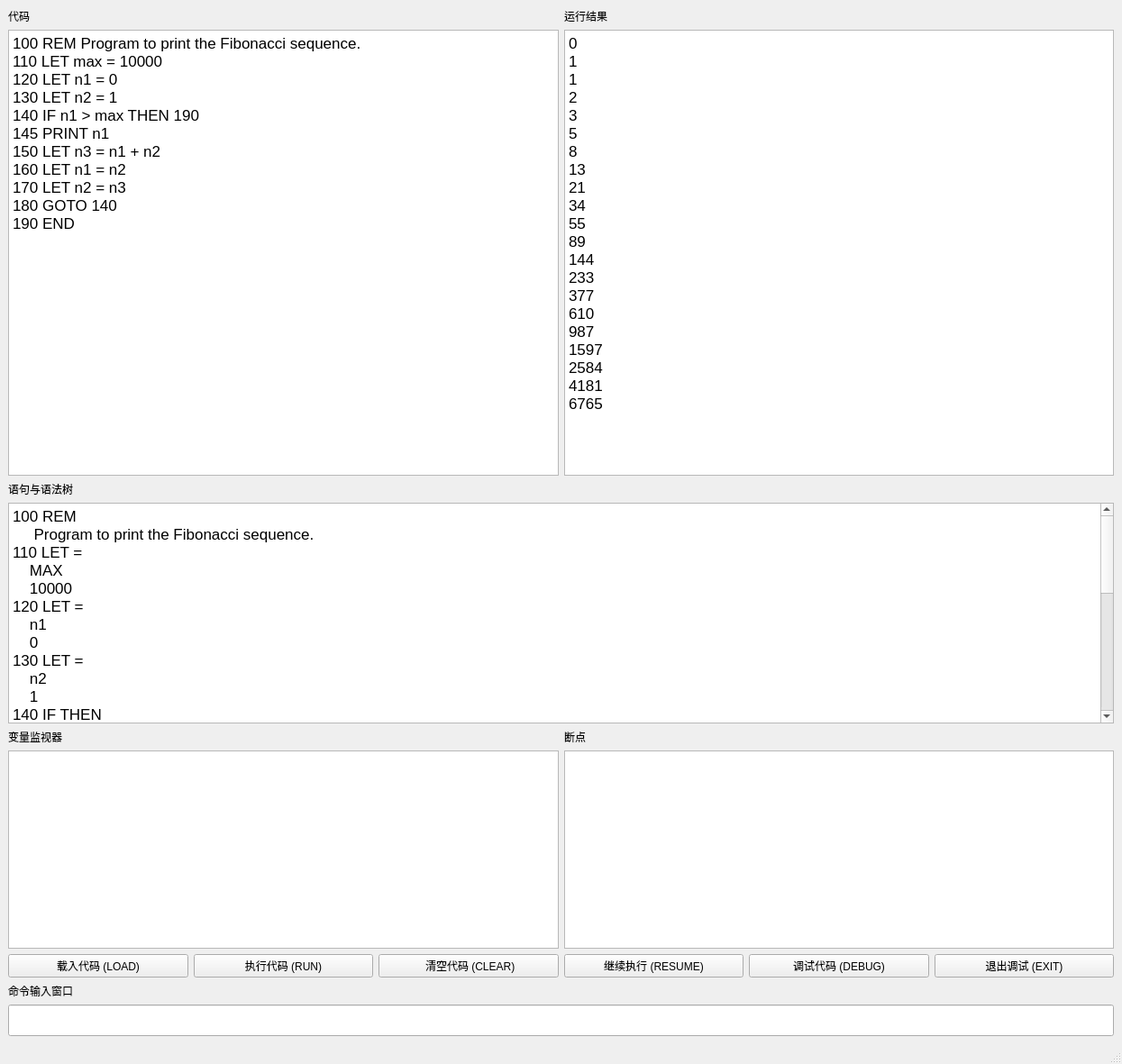
<?xml version="1.0" encoding="UTF-8"?>
<ui version="4.0">
 <class>MainWindow</class>
 <widget class="QMainWindow" name="MainWindow">
  <property name="geometry">
   <rect>
    <x>0</x>
    <y>0</y>
    <width>1245</width>
    <height>1181</height>
   </rect>
  </property>
  <property name="sizePolicy">
   <sizepolicy hsizetype="Preferred" vsizetype="Preferred">
    <horstretch>0</horstretch>
    <verstretch>0</verstretch>
   </sizepolicy>
  </property>
  <property name="windowTitle">
   <string>GuiBasic</string>
  </property>
  <widget class="QWidget" name="centralwidget">
   <property name="sizePolicy">
    <sizepolicy hsizetype="Expanding" vsizetype="Expanding">
     <horstretch>0</horstretch>
     <verstretch>0</verstretch>
    </sizepolicy>
   </property>
   <layout class="QHBoxLayout" name="horizontalLayout_3">
    <item>
     <layout class="QVBoxLayout" name="verticalLayout">
      <item>
       <layout class="QHBoxLayout" name="horizontalLayout">
        <item>
         <layout class="QVBoxLayout" name="verticalLayout_2">
          <item>
           <widget class="QLabel" name="labelCode">
            <property name="text">
             <string>代码</string>
            </property>
           </widget>
          </item>
          <item>
           <widget class="QTextBrowser" name="CodeDisplay">
            <property name="readOnly">
             <bool>true</bool>
            </property>
            <property name="html">
             <string>&lt;!DOCTYPE HTML PUBLIC &quot;-//W3C//DTD HTML 4.0//EN&quot; &quot;http://www.w3.org/TR/REC-html40/strict.dtd&quot;&gt;
&lt;html&gt;&lt;head&gt;&lt;meta name=&quot;qrichtext&quot; content=&quot;1&quot; /&gt;&lt;meta charset=&quot;utf-8&quot; /&gt;&lt;style type=&quot;text/css&quot;&gt;
p, li { white-space: pre-wrap; }
hr { height: 1px; border-width: 0; }
li.unchecked::marker { content: &quot;\2610&quot;; }
li.checked::marker { content: &quot;\2612&quot;; }
&lt;/style&gt;&lt;/head&gt;&lt;body style=&quot; font-family:'Microsoft YaHei UI'; font-size:9pt; font-weight:400; font-style:normal;&quot;&gt;
&lt;p style=&quot; margin-top:0px; margin-bottom:0px; margin-left:0px; margin-right:0px; -qt-block-indent:0; text-indent:0px;&quot;&gt;&lt;span style=&quot; font-family:'.AppleSystemUIFont'; font-size:13pt;&quot;&gt;100 REM Program to print the Fibonacci sequence.&lt;/span&gt;&lt;/p&gt;
&lt;p style=&quot; margin-top:0px; margin-bottom:0px; margin-left:0px; margin-right:0px; -qt-block-indent:0; text-indent:0px;&quot;&gt;&lt;span style=&quot; font-family:'.AppleSystemUIFont'; font-size:13pt;&quot;&gt;110 LET max = 10000&lt;/span&gt;&lt;/p&gt;
&lt;p style=&quot; margin-top:0px; margin-bottom:0px; margin-left:0px; margin-right:0px; -qt-block-indent:0; text-indent:0px;&quot;&gt;&lt;span style=&quot; font-family:'.AppleSystemUIFont'; font-size:13pt;&quot;&gt;120 LET n1 = 0&lt;/span&gt;&lt;/p&gt;
&lt;p style=&quot; margin-top:0px; margin-bottom:0px; margin-left:0px; margin-right:0px; -qt-block-indent:0; text-indent:0px;&quot;&gt;&lt;span style=&quot; font-family:'.AppleSystemUIFont'; font-size:13pt;&quot;&gt;130 LET n2 = 1&lt;/span&gt;&lt;/p&gt;
&lt;p style=&quot; margin-top:0px; margin-bottom:0px; margin-left:0px; margin-right:0px; -qt-block-indent:0; text-indent:0px;&quot;&gt;&lt;span style=&quot; font-family:'.AppleSystemUIFont'; font-size:13pt;&quot;&gt;140 IF n1 &amp;gt; max THEN 190&lt;/span&gt;&lt;/p&gt;
&lt;p style=&quot; margin-top:0px; margin-bottom:0px; margin-left:0px; margin-right:0px; -qt-block-indent:0; text-indent:0px;&quot;&gt;&lt;span style=&quot; font-family:'.AppleSystemUIFont'; font-size:13pt;&quot;&gt;145 PRINT n1&lt;/span&gt;&lt;/p&gt;
&lt;p style=&quot; margin-top:0px; margin-bottom:0px; margin-left:0px; margin-right:0px; -qt-block-indent:0; text-indent:0px;&quot;&gt;&lt;span style=&quot; font-family:'.AppleSystemUIFont'; font-size:13pt;&quot;&gt;150 LET n3 = n1 + n2&lt;/span&gt;&lt;/p&gt;
&lt;p style=&quot; margin-top:0px; margin-bottom:0px; margin-left:0px; margin-right:0px; -qt-block-indent:0; text-indent:0px;&quot;&gt;&lt;span style=&quot; font-family:'.AppleSystemUIFont'; font-size:13pt;&quot;&gt;160 LET n1 = n2&lt;/span&gt;&lt;/p&gt;
&lt;p style=&quot; margin-top:0px; margin-bottom:0px; margin-left:0px; margin-right:0px; -qt-block-indent:0; text-indent:0px;&quot;&gt;&lt;span style=&quot; font-family:'.AppleSystemUIFont'; font-size:13pt;&quot;&gt;170 LET n2 = n3&lt;/span&gt;&lt;/p&gt;
&lt;p style=&quot; margin-top:0px; margin-bottom:0px; margin-left:0px; margin-right:0px; -qt-block-indent:0; text-indent:0px;&quot;&gt;&lt;span style=&quot; font-family:'.AppleSystemUIFont'; font-size:13pt;&quot;&gt;180 GOTO 140&lt;/span&gt;&lt;/p&gt;
&lt;p style=&quot; margin-top:0px; margin-bottom:0px; margin-left:0px; margin-right:0px; -qt-block-indent:0; text-indent:0px;&quot;&gt;&lt;span style=&quot; font-family:'.AppleSystemUIFont'; font-size:13pt;&quot;&gt;190 END&lt;/span&gt;&lt;/p&gt;&lt;/body&gt;&lt;/html&gt;</string>
            </property>
           </widget>
          </item>
         </layout>
        </item>
        <item>
         <layout class="QVBoxLayout" name="verticalLayout_4">
          <item>
           <widget class="QLabel" name="labelOutput">
            <property name="text">
             <string>运行结果</string>
            </property>
           </widget>
          </item>
          <item>
           <widget class="QTextBrowser" name="textBrowser">
            <property name="html">
             <string>&lt;!DOCTYPE HTML PUBLIC &quot;-//W3C//DTD HTML 4.0//EN&quot; &quot;http://www.w3.org/TR/REC-html40/strict.dtd&quot;&gt;
&lt;html&gt;&lt;head&gt;&lt;meta name=&quot;qrichtext&quot; content=&quot;1&quot; /&gt;&lt;meta charset=&quot;utf-8&quot; /&gt;&lt;style type=&quot;text/css&quot;&gt;
p, li { white-space: pre-wrap; }
hr { height: 1px; border-width: 0; }
li.unchecked::marker { content: &quot;\2610&quot;; }
li.checked::marker { content: &quot;\2612&quot;; }
&lt;/style&gt;&lt;/head&gt;&lt;body style=&quot; font-family:'Microsoft YaHei UI'; font-size:9pt; font-weight:400; font-style:normal;&quot;&gt;
&lt;p style=&quot; margin-top:0px; margin-bottom:0px; margin-left:0px; margin-right:0px; -qt-block-indent:0; text-indent:0px;&quot;&gt;&lt;span style=&quot; font-family:'.AppleSystemUIFont'; font-size:13pt;&quot;&gt;0&lt;/span&gt;&lt;/p&gt;
&lt;p style=&quot; margin-top:0px; margin-bottom:0px; margin-left:0px; margin-right:0px; -qt-block-indent:0; text-indent:0px;&quot;&gt;&lt;span style=&quot; font-family:'.AppleSystemUIFont'; font-size:13pt;&quot;&gt;1&lt;/span&gt;&lt;/p&gt;
&lt;p style=&quot; margin-top:0px; margin-bottom:0px; margin-left:0px; margin-right:0px; -qt-block-indent:0; text-indent:0px;&quot;&gt;&lt;span style=&quot; font-family:'.AppleSystemUIFont'; font-size:13pt;&quot;&gt;1&lt;/span&gt;&lt;/p&gt;
&lt;p style=&quot; margin-top:0px; margin-bottom:0px; margin-left:0px; margin-right:0px; -qt-block-indent:0; text-indent:0px;&quot;&gt;&lt;span style=&quot; font-family:'.AppleSystemUIFont'; font-size:13pt;&quot;&gt;2&lt;/span&gt;&lt;/p&gt;
&lt;p style=&quot; margin-top:0px; margin-bottom:0px; margin-left:0px; margin-right:0px; -qt-block-indent:0; text-indent:0px;&quot;&gt;&lt;span style=&quot; font-family:'.AppleSystemUIFont'; font-size:13pt;&quot;&gt;3&lt;/span&gt;&lt;/p&gt;
&lt;p style=&quot; margin-top:0px; margin-bottom:0px; margin-left:0px; margin-right:0px; -qt-block-indent:0; text-indent:0px;&quot;&gt;&lt;span style=&quot; font-family:'.AppleSystemUIFont'; font-size:13pt;&quot;&gt;5&lt;/span&gt;&lt;/p&gt;
&lt;p style=&quot; margin-top:0px; margin-bottom:0px; margin-left:0px; margin-right:0px; -qt-block-indent:0; text-indent:0px;&quot;&gt;&lt;span style=&quot; font-family:'.AppleSystemUIFont'; font-size:13pt;&quot;&gt;8&lt;/span&gt;&lt;/p&gt;
&lt;p style=&quot; margin-top:0px; margin-bottom:0px; margin-left:0px; margin-right:0px; -qt-block-indent:0; text-indent:0px;&quot;&gt;&lt;span style=&quot; font-family:'.AppleSystemUIFont'; font-size:13pt;&quot;&gt;13&lt;/span&gt;&lt;/p&gt;
&lt;p style=&quot; margin-top:0px; margin-bottom:0px; margin-left:0px; margin-right:0px; -qt-block-indent:0; text-indent:0px;&quot;&gt;&lt;span style=&quot; font-family:'.AppleSystemUIFont'; font-size:13pt;&quot;&gt;21&lt;/span&gt;&lt;/p&gt;
&lt;p style=&quot; margin-top:0px; margin-bottom:0px; margin-left:0px; margin-right:0px; -qt-block-indent:0; text-indent:0px;&quot;&gt;&lt;span style=&quot; font-family:'.AppleSystemUIFont'; font-size:13pt;&quot;&gt;34&lt;/span&gt;&lt;/p&gt;
&lt;p style=&quot; margin-top:0px; margin-bottom:0px; margin-left:0px; margin-right:0px; -qt-block-indent:0; text-indent:0px;&quot;&gt;&lt;span style=&quot; font-family:'.AppleSystemUIFont'; font-size:13pt;&quot;&gt;55&lt;/span&gt;&lt;/p&gt;
&lt;p style=&quot; margin-top:0px; margin-bottom:0px; margin-left:0px; margin-right:0px; -qt-block-indent:0; text-indent:0px;&quot;&gt;&lt;span style=&quot; font-family:'.AppleSystemUIFont'; font-size:13pt;&quot;&gt;89&lt;/span&gt;&lt;/p&gt;
&lt;p style=&quot; margin-top:0px; margin-bottom:0px; margin-left:0px; margin-right:0px; -qt-block-indent:0; text-indent:0px;&quot;&gt;&lt;span style=&quot; font-family:'.AppleSystemUIFont'; font-size:13pt;&quot;&gt;144&lt;/span&gt;&lt;/p&gt;
&lt;p style=&quot; margin-top:0px; margin-bottom:0px; margin-left:0px; margin-right:0px; -qt-block-indent:0; text-indent:0px;&quot;&gt;&lt;span style=&quot; font-family:'.AppleSystemUIFont'; font-size:13pt;&quot;&gt;233&lt;/span&gt;&lt;/p&gt;
&lt;p style=&quot; margin-top:0px; margin-bottom:0px; margin-left:0px; margin-right:0px; -qt-block-indent:0; text-indent:0px;&quot;&gt;&lt;span style=&quot; font-family:'.AppleSystemUIFont'; font-size:13pt;&quot;&gt;377&lt;/span&gt;&lt;/p&gt;
&lt;p style=&quot; margin-top:0px; margin-bottom:0px; margin-left:0px; margin-right:0px; -qt-block-indent:0; text-indent:0px;&quot;&gt;&lt;span style=&quot; font-family:'.AppleSystemUIFont'; font-size:13pt;&quot;&gt;610&lt;/span&gt;&lt;/p&gt;
&lt;p style=&quot; margin-top:0px; margin-bottom:0px; margin-left:0px; margin-right:0px; -qt-block-indent:0; text-indent:0px;&quot;&gt;&lt;span style=&quot; font-family:'.AppleSystemUIFont'; font-size:13pt;&quot;&gt;987&lt;/span&gt;&lt;/p&gt;
&lt;p style=&quot; margin-top:0px; margin-bottom:0px; margin-left:0px; margin-right:0px; -qt-block-indent:0; text-indent:0px;&quot;&gt;&lt;span style=&quot; font-family:'.AppleSystemUIFont'; font-size:13pt;&quot;&gt;1597&lt;/span&gt;&lt;/p&gt;
&lt;p style=&quot; margin-top:0px; margin-bottom:0px; margin-left:0px; margin-right:0px; -qt-block-indent:0; text-indent:0px;&quot;&gt;&lt;span style=&quot; font-family:'.AppleSystemUIFont'; font-size:13pt;&quot;&gt;2584&lt;/span&gt;&lt;/p&gt;
&lt;p style=&quot; margin-top:0px; margin-bottom:0px; margin-left:0px; margin-right:0px; -qt-block-indent:0; text-indent:0px;&quot;&gt;&lt;span style=&quot; font-family:'.AppleSystemUIFont'; font-size:13pt;&quot;&gt;4181&lt;/span&gt;&lt;/p&gt;
&lt;p style=&quot; margin-top:0px; margin-bottom:0px; margin-left:0px; margin-right:0px; -qt-block-indent:0; text-indent:0px;&quot;&gt;&lt;span style=&quot; font-family:'.AppleSystemUIFont'; font-size:13pt;&quot;&gt;6765&lt;/span&gt;&lt;/p&gt;&lt;/body&gt;&lt;/html&gt;</string>
            </property>
           </widget>
          </item>
         </layout>
        </item>
       </layout>
      </item>
      <item>
       <layout class="QVBoxLayout" name="verticalLayout_3">
        <item>
         <widget class="QLabel" name="labelSyntaxTree">
          <property name="text">
           <string>语句与语法树</string>
          </property>
         </widget>
        </item>
        <item>
         <widget class="QTextBrowser" name="treeDisplay">
          <property name="readOnly">
           <bool>true</bool>
          </property>
          <property name="html">
           <string>&lt;!DOCTYPE HTML PUBLIC &quot;-//W3C//DTD HTML 4.0//EN&quot; &quot;http://www.w3.org/TR/REC-html40/strict.dtd&quot;&gt;
&lt;html&gt;&lt;head&gt;&lt;meta name=&quot;qrichtext&quot; content=&quot;1&quot; /&gt;&lt;meta charset=&quot;utf-8&quot; /&gt;&lt;style type=&quot;text/css&quot;&gt;
p, li { white-space: pre-wrap; }
hr { height: 1px; border-width: 0; }
li.unchecked::marker { content: &quot;\2610&quot;; }
li.checked::marker { content: &quot;\2612&quot;; }
&lt;/style&gt;&lt;/head&gt;&lt;body style=&quot; font-family:'Microsoft YaHei UI'; font-size:9pt; font-weight:400; font-style:normal;&quot;&gt;
&lt;p style=&quot; margin-top:0px; margin-bottom:0px; margin-left:0px; margin-right:0px; -qt-block-indent:0; text-indent:0px;&quot;&gt;&lt;span style=&quot; font-family:'.AppleSystemUIFont'; font-size:13pt;&quot;&gt;100 REM&lt;/span&gt;&lt;/p&gt;
&lt;p style=&quot; margin-top:0px; margin-bottom:0px; margin-left:0px; margin-right:0px; -qt-block-indent:0; text-indent:0px;&quot;&gt;&lt;span style=&quot; font-family:'.AppleSystemUIFont'; font-size:13pt;&quot;&gt;     Program to print the Fibonacci sequence.&lt;/span&gt;&lt;/p&gt;
&lt;p style=&quot; margin-top:0px; margin-bottom:0px; margin-left:0px; margin-right:0px; -qt-block-indent:0; text-indent:0px;&quot;&gt;&lt;span style=&quot; font-family:'.AppleSystemUIFont'; font-size:13pt;&quot;&gt;110 LET =&lt;/span&gt;&lt;/p&gt;
&lt;p style=&quot; margin-top:0px; margin-bottom:0px; margin-left:0px; margin-right:0px; -qt-block-indent:0; text-indent:0px;&quot;&gt;&lt;span style=&quot; font-family:'.AppleSystemUIFont'; font-size:13pt;&quot;&gt;    MAX&lt;/span&gt;&lt;/p&gt;
&lt;p style=&quot; margin-top:0px; margin-bottom:0px; margin-left:0px; margin-right:0px; -qt-block-indent:0; text-indent:0px;&quot;&gt;&lt;span style=&quot; font-family:'.AppleSystemUIFont'; font-size:13pt;&quot;&gt;    10000&lt;/span&gt;&lt;/p&gt;
&lt;p style=&quot; margin-top:0px; margin-bottom:0px; margin-left:0px; margin-right:0px; -qt-block-indent:0; text-indent:0px;&quot;&gt;&lt;span style=&quot; font-family:'.AppleSystemUIFont'; font-size:13pt;&quot;&gt;120 LET =&lt;/span&gt;&lt;/p&gt;
&lt;p style=&quot; margin-top:0px; margin-bottom:0px; margin-left:0px; margin-right:0px; -qt-block-indent:0; text-indent:0px;&quot;&gt;&lt;span style=&quot; font-family:'.AppleSystemUIFont'; font-size:13pt;&quot;&gt;    n1&lt;/span&gt;&lt;/p&gt;
&lt;p style=&quot; margin-top:0px; margin-bottom:0px; margin-left:0px; margin-right:0px; -qt-block-indent:0; text-indent:0px;&quot;&gt;&lt;span style=&quot; font-family:'.AppleSystemUIFont'; font-size:13pt;&quot;&gt;    0&lt;/span&gt;&lt;/p&gt;
&lt;p style=&quot; margin-top:0px; margin-bottom:0px; margin-left:0px; margin-right:0px; -qt-block-indent:0; text-indent:0px;&quot;&gt;&lt;span style=&quot; font-family:'.AppleSystemUIFont'; font-size:13pt;&quot;&gt;130 LET =&lt;/span&gt;&lt;/p&gt;
&lt;p style=&quot; margin-top:0px; margin-bottom:0px; margin-left:0px; margin-right:0px; -qt-block-indent:0; text-indent:0px;&quot;&gt;&lt;span style=&quot; font-family:'.AppleSystemUIFont'; font-size:13pt;&quot;&gt;    n2&lt;/span&gt;&lt;/p&gt;
&lt;p style=&quot; margin-top:0px; margin-bottom:0px; margin-left:0px; margin-right:0px; -qt-block-indent:0; text-indent:0px;&quot;&gt;&lt;span style=&quot; font-family:'.AppleSystemUIFont'; font-size:13pt;&quot;&gt;    1&lt;/span&gt;&lt;/p&gt;
&lt;p style=&quot; margin-top:0px; margin-bottom:0px; margin-left:0px; margin-right:0px; -qt-block-indent:0; text-indent:0px;&quot;&gt;&lt;span style=&quot; font-family:'.AppleSystemUIFont'; font-size:13pt;&quot;&gt;140 IF THEN&lt;/span&gt;&lt;/p&gt;
&lt;p style=&quot; margin-top:0px; margin-bottom:0px; margin-left:0px; margin-right:0px; -qt-block-indent:0; text-indent:0px;&quot;&gt;&lt;span style=&quot; font-family:'.AppleSystemUIFont'; font-size:13pt;&quot;&gt;    Exp &amp;gt;&lt;/span&gt;&lt;/p&gt;
&lt;p style=&quot; margin-top:0px; margin-bottom:0px; margin-left:0px; margin-right:0px; -qt-block-indent:0; text-indent:0px;&quot;&gt;&lt;span style=&quot; font-family:'.AppleSystemUIFont'; font-size:13pt;&quot;&gt;        n1&lt;/span&gt;&lt;/p&gt;
&lt;p style=&quot; margin-top:0px; margin-bottom:0px; margin-left:0px; margin-right:0px; -qt-block-indent:0; text-indent:0px;&quot;&gt;&lt;span style=&quot; font-family:'.AppleSystemUIFont'; font-size:13pt;&quot;&gt;        max&lt;/span&gt;&lt;/p&gt;
&lt;p style=&quot; margin-top:0px; margin-bottom:0px; margin-left:0px; margin-right:0px; -qt-block-indent:0; text-indent:0px;&quot;&gt;&lt;span style=&quot; font-family:'.AppleSystemUIFont'; font-size:13pt;&quot;&gt;    190&lt;/span&gt;&lt;/p&gt;
&lt;p style=&quot; margin-top:0px; margin-bottom:0px; margin-left:0px; margin-right:0px; -qt-block-indent:0; text-indent:0px;&quot;&gt;&lt;span style=&quot; font-family:'.AppleSystemUIFont'; font-size:13pt;&quot;&gt;150 LET =&lt;/span&gt;&lt;/p&gt;
&lt;p style=&quot; margin-top:0px; margin-bottom:0px; margin-left:0px; margin-right:0px; -qt-block-indent:0; text-indent:0px;&quot;&gt;&lt;span style=&quot; font-family:'.AppleSystemUIFont'; font-size:13pt;&quot;&gt;    n3&lt;/span&gt;&lt;/p&gt;
&lt;p style=&quot; margin-top:0px; margin-bottom:0px; margin-left:0px; margin-right:0px; -qt-block-indent:0; text-indent:0px;&quot;&gt;&lt;span style=&quot; font-family:'.AppleSystemUIFont'; font-size:13pt;&quot;&gt;    Exp +&lt;/span&gt;&lt;/p&gt;
&lt;p style=&quot; margin-top:0px; margin-bottom:0px; margin-left:0px; margin-right:0px; -qt-block-indent:0; text-indent:0px;&quot;&gt;&lt;span style=&quot; font-family:'.AppleSystemUIFont'; font-size:13pt;&quot;&gt;        n1&lt;/span&gt;&lt;/p&gt;
&lt;p style=&quot; margin-top:0px; margin-bottom:0px; margin-left:0px; margin-right:0px; -qt-block-indent:0; text-indent:0px;&quot;&gt;&lt;span style=&quot; font-family:'.AppleSystemUIFont'; font-size:13pt;&quot;&gt;        n2&lt;/span&gt;&lt;/p&gt;
&lt;p style=&quot; margin-top:0px; margin-bottom:0px; margin-left:0px; margin-right:0px; -qt-block-indent:0; text-indent:0px;&quot;&gt;&lt;span style=&quot; font-family:'.AppleSystemUIFont'; font-size:13pt;&quot;&gt;160 LET =&lt;/span&gt;&lt;/p&gt;
&lt;p style=&quot; margin-top:0px; margin-bottom:0px; margin-left:0px; margin-right:0px; -qt-block-indent:0; text-indent:0px;&quot;&gt;&lt;span style=&quot; font-family:'.AppleSystemUIFont'; font-size:13pt;&quot;&gt;    n1&lt;/span&gt;&lt;/p&gt;
&lt;p style=&quot; margin-top:0px; margin-bottom:0px; margin-left:0px; margin-right:0px; -qt-block-indent:0; text-indent:0px;&quot;&gt;&lt;span style=&quot; font-family:'.AppleSystemUIFont'; font-size:13pt;&quot;&gt;    n2&lt;/span&gt;&lt;/p&gt;
&lt;p style=&quot; margin-top:0px; margin-bottom:0px; margin-left:0px; margin-right:0px; -qt-block-indent:0; text-indent:0px;&quot;&gt;&lt;span style=&quot; font-family:'.AppleSystemUIFont'; font-size:13pt;&quot;&gt;170 LET =&lt;/span&gt;&lt;/p&gt;
&lt;p style=&quot; margin-top:0px; margin-bottom:0px; margin-left:0px; margin-right:0px; -qt-block-indent:0; text-indent:0px;&quot;&gt;&lt;span style=&quot; font-family:'.AppleSystemUIFont'; font-size:13pt;&quot;&gt;    n2&lt;/span&gt;&lt;/p&gt;
&lt;p style=&quot; margin-top:0px; margin-bottom:0px; margin-left:0px; margin-right:0px; -qt-block-indent:0; text-indent:0px;&quot;&gt;&lt;span style=&quot; font-family:'.AppleSystemUIFont'; font-size:13pt;&quot;&gt;    n3&lt;/span&gt;&lt;/p&gt;
&lt;p style=&quot; margin-top:0px; margin-bottom:0px; margin-left:0px; margin-right:0px; -qt-block-indent:0; text-indent:0px;&quot;&gt;&lt;span style=&quot; font-family:'.AppleSystemUIFont'; font-size:13pt;&quot;&gt;180 GOTO&lt;/span&gt;&lt;/p&gt;
&lt;p style=&quot; margin-top:0px; margin-bottom:0px; margin-left:0px; margin-right:0px; -qt-block-indent:0; text-indent:0px;&quot;&gt;&lt;span style=&quot; font-family:'.AppleSystemUIFont'; font-size:13pt;&quot;&gt;    140&lt;/span&gt;&lt;/p&gt;
&lt;p style=&quot; margin-top:0px; margin-bottom:0px; margin-left:0px; margin-right:0px; -qt-block-indent:0; text-indent:0px;&quot;&gt;&lt;span style=&quot; font-family:'.AppleSystemUIFont'; font-size:13pt;&quot;&gt;190 END&lt;/span&gt;&lt;/p&gt;&lt;/body&gt;&lt;/html&gt;</string>
          </property>
          <property name="overwriteMode">
           <bool>false</bool>
          </property>
         </widget>
        </item>
        <item>
         <layout class="QHBoxLayout" name="layoutDebugger">
          <item>
           <layout class="QVBoxLayout" name="verticalLayout_8">
            <item>
             <widget class="QLabel" name="labelMonitor">
              <property name="text">
               <string>变量监视器</string>
              </property>
             </widget>
            </item>
            <item>
             <widget class="QTextBrowser" name="monitorDisplay">
              <property name="markdown">
               <string/>
              </property>
             </widget>
            </item>
           </layout>
          </item>
          <item>
           <layout class="QVBoxLayout" name="verticalLayout_7">
            <item>
             <widget class="QLabel" name="labelBreakPoints">
              <property name="text">
               <string>断点</string>
              </property>
             </widget>
            </item>
            <item>
             <widget class="QTextBrowser" name="breakPointsDisplay">
              <property name="markdown">
               <string/>
              </property>
             </widget>
            </item>
           </layout>
          </item>
         </layout>
        </item>
       </layout>
      </item>
      <item>
       <layout class="QHBoxLayout" name="horizontalLayout_2">
        <item>
         <widget class="QPushButton" name="btnLoadCode">
          <property name="text">
           <string>载入代码 (LOAD)</string>
          </property>
         </widget>
        </item>
        <item>
         <widget class="QPushButton" name="btnRunCode">
          <property name="text">
           <string>执行代码 (RUN)</string>
          </property>
         </widget>
        </item>
        <item>
         <widget class="QPushButton" name="btnClearCode">
          <property name="text">
           <string> 清空代码 (CLEAR)</string>
          </property>
         </widget>
        </item>
        <item>
         <widget class="QPushButton" name="btnDebugResume">
          <property name="enabled">
           <bool>true</bool>
          </property>
          <property name="text">
           <string>继续执行 (RESUME)</string>
          </property>
         </widget>
        </item>
        <item>
         <widget class="QPushButton" name="btnDebugMode">
          <property name="text">
           <string>调试代码 (DEBUG)</string>
          </property>
         </widget>
        </item>
        <item>
         <widget class="QPushButton" name="btnExitDebugMode">
          <property name="enabled">
           <bool>true</bool>
          </property>
          <property name="text">
           <string>退出调试 (EXIT)</string>
          </property>
         </widget>
        </item>
       </layout>
      </item>
      <item>
       <layout class="QVBoxLayout" name="verticalLayout_5">
        <item>
         <widget class="QLabel" name="labelCommand">
          <property name="text">
           <string>命令输入窗口</string>
          </property>
         </widget>
        </item>
        <item>
         <widget class="QLineEdit" name="cmdLineEdit">
          <property name="minimumSize">
           <size>
            <width>0</width>
            <height>35</height>
           </size>
          </property>
          <property name="sizeIncrement">
           <size>
            <width>0</width>
            <height>20</height>
           </size>
          </property>
          <property name="font">
           <font>
            <pointsize>16</pointsize>
           </font>
          </property>
         </widget>
        </item>
       </layout>
      </item>
     </layout>
    </item>
   </layout>
  </widget>
  <widget class="QMenuBar" name="menubar">
   <property name="geometry">
    <rect>
     <x>0</x>
     <y>0</y>
     <width>1245</width>
     <height>33</height>
    </rect>
   </property>
  </widget>
  <widget class="QStatusBar" name="statusbar"/>
 </widget>
 <resources/>
 <connections/>
</ui>
